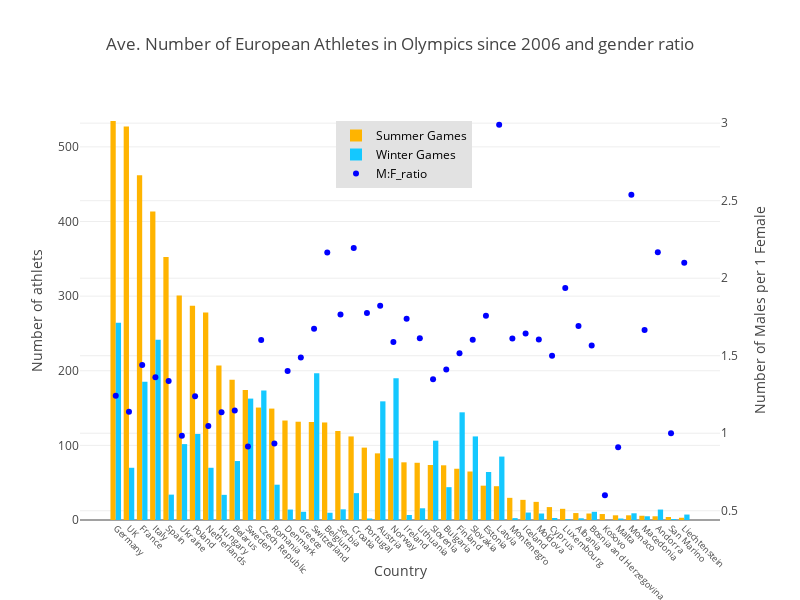

Notebook code for this chart:
### Code cell
#init_notebook_mode(connected=True)

traceS = go.Bar(x = df_Summer.index, y = round(df_Summer,1) ,name="Summer Games",
                marker=dict(color='rgb(270,180,0)',opacity=1,))

traceW = go.Bar(x = df_Winter.index ,y = round(df_Winter,1),name="Winter Games",
                marker=dict(color='rgb(20,200,255)'))

trace_ratio = go.Scatter(x = df.Country , y = df['M:F_ratio'],name="M:F_ratio",
                        yaxis='y2',marker=dict(color="Blue"),mode = "markers")

layout = dict(title = 'Ave. Number of European Athletes in Olympics since 2006 and gender ratio',
              height=600, width=800, autosize=False,
          xaxis = dict(title = 'Country', showticklabels=True,  tickangle = 45, tickfont=dict(size=9)), 
          yaxis = dict(title = 'Number of athlets'),
          yaxis2 = dict(title='Number of Males per 1 Female', anchor='x',overlaying='y',side='right'),
          legend=dict(x=0.4,y=0.95, traceorder='normal',font=dict(color='#000'), bgcolor='#E2E2E2'))

fig = dict(data= [traceS, traceW, trace_ratio], layout=layout)
iplot(fig, filename='Number_athletes_olympiads')

### Figure 1 — Plotly figure (JSON) as saved in the notebook; plotly's stock layout.template omitted (floating-point values rounded to 4 significant figures)
{"data": [{"marker": {"color": "rgb(270,180,0)", "opacity": 1}, "name": "Summer Games", "type": "bar", "uid": "67ea8efe-fd58-11e8-afc8-6a00023e0920", "x": ["Germany", "UK", "France", "Italy", "Spain", "Ukraine", "Poland", "Netherlands", "Hungary", "Belarus", "Sweden", "Czech Republic", "Romania", "Denmark", "Greece", "Switzerland", "Belgium", "Serbia", "Croatia", "Portugal", "Austria", "Norway", "Ireland", "Lithuania", "Slovenia", "Bulgaria", "Finland", "Slovakia", "Estonia", "Latvia", "Montenegro", "Iceland", "Moldova", "Cyprus", "Luxembourg", "Albania", "Bosnia and Herzegovina", "Kosovo", "Malta", "Monaco", "Macedonia", "Andorra", "San Marino", "Liechtenstein"], "y": [534.7, 527.3, 462, 413.3, 352.3, 301, 287, 278, 207, 188, 174.3, 150.7, 149.3, 133.3, 131.7, 131.3, 130.7, 119.3, 112, 97, 89.3, 82.7, 77.3, 76.7, 73.7, 73.3, 68.7, 65, 46, 45.3, 29.7, 27, 24.3, 17.3, 15, 9.3, 8.7, 8, 6.3, 6.3, 5.7, 5, 4, 3]}, {"marker": {"color": "rgb(20,200,255)"}, "name": "Winter Games", "type": "bar", "uid": "67ea919a-fd58-11e8-a983-6a00023e0920", "x": ["Albania", "Andorra", "Austria", "Belarus", "Belgium", "Bosnia and Herzegovina", "Bulgaria", "Croatia", "Cyprus", "Czech Republic", "Denmark", "Estonia", "Finland", "France", "Germany", "Greece", "Hungary", "Iceland", "Ireland", "Italy", "Latvia", "Liechtenstein", "Lithuania", "Luxembourg", "Macedonia", "Malta", "Moldova", "Monaco", "Montenegro", "Netherlands", "Norway", "Poland", "Portugal", "Romania", "San Marino", "Serbia", "Slovakia", "Slovenia", "Spain", "Sweden", "Switzerland", "UK", "Ukraine"], "y": [2.3, 14, 159, 79, 9.7, 11, 44, 36, 2.7, 173.7, 14, 64.3, 144.3, 185.3, 264.3, 11, 33.7, 10, 6.7, 241.7, 85, 7.3, 15.7, 1, 5, 2, 8.7, 9, 2.5, 70, 190, 115.3, 2, 47.3, 1.3, 14.3, 112, 106.3, 34, 162.7, 196.7, 70, 101.7]}, {"marker": {"color": "Blue"}, "mode": "markers", "name": "M:F_ratio", "type": "scatter", "uid": "67ea9302-fd58-11e8-a556-6a00023e0920", "x": ["Albania", "Andorra", "Austria", "Belarus", "Belgium", "Bosnia and Herzegovina", "Bulgaria", "Croatia", "Cyprus", "Czech Republic", "Denmark", "Estonia", "Finland", "France", "Germany", "Greece", "Hungary", "Iceland", "Ireland", "Italy", "Kosovo", "Latvia", "Liechtenstein", "Lithuania", "Luxembourg", "Macedonia", "Malta", "Moldova", "Monaco", "Montenegro", "Netherlands", "Norway", "Poland", "Portugal", "Romania", "San Marino", "Serbia", "Slovakia", "Slovenia", "Spain", "Sweden", "Switzerland", "UK", "Ukraine"], "y": [1.692, 2.167, 1.822, 1.147, 2.165, 1.565, 1.411, 2.194, 1.5, 1.602, 1.402, 1.758, 1.516, 1.44, 1.242, 1.488, 1.136, 1.643, 1.739, 1.362, 0.6, 2.99, 2.1, 1.613, 1.938, 1.667, 0.9091, 1.605, 2.538, 1.611, 1.047, 1.589, 1.239, 1.776, 0.9344, 1, 1.766, 1.603, 1.348, 1.337, 0.9148, 1.674, 1.138, 0.9836], "yaxis": "y2"}], "layout": {"autosize": false, "height": 600, "legend": {"bgcolor": "#E2E2E2", "font": {"color": "#000"}, "traceorder": "normal", "x": 0.4, "y": 0.95}, "title": "Ave. Number of European Athletes in Olympics since 2006 and gender ratio", "width": 800, "xaxis": {"showticklabels": true, "tickangle": 45, "tickfont": {"size": 9}, "title": "Country"}, "yaxis": {"title": "Number of athlets"}, "yaxis2": {"anchor": "x", "overlaying": "y", "side": "right", "title": "Number of Males per 1 Female"}}}
